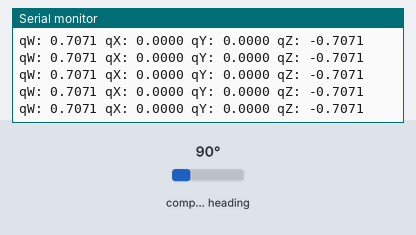
Bench run of a sketch on a simulated Arduino Uno, built with avr-gcc and run on an emulated ATmega328P. On the bench: the last lines printed to the serial monitor. Inputs (shaded band) come from the test bench; at power-on: compass heading 90°.

Above: at 2.2 s.
2.3 s: compass heading set to 7°
At 2.34 s:
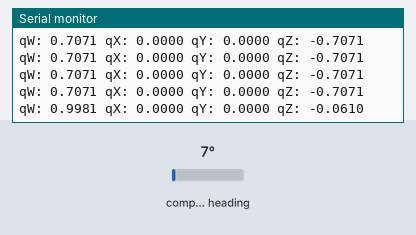
3.8 s: compass heading set to 90°
At 3.88 s:
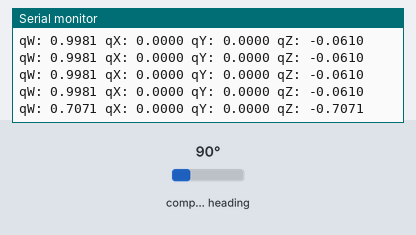
11.3 s: compass heading set to 180°
At 11.39 s:
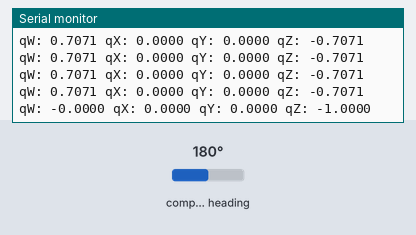
Timing chart, 0 to 14.3 s (numbered marks = the images above; inputs shaded):
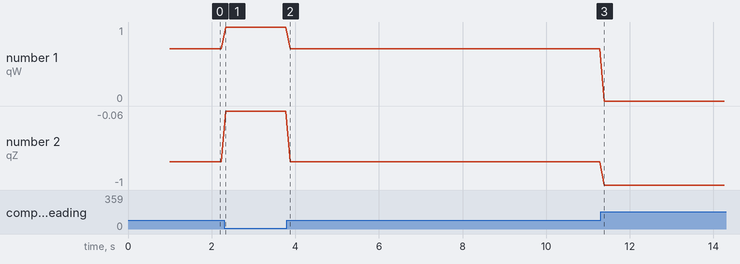

Measured:
- after the input at 2.3 s, the serial monitor: prints a new line at once (image 1)
- after the input at 11.3 s, the serial monitor: prints a new line after 0.08 s (image 3)
- plotted number 1: 0.71 → 1 after the input at 2.3 s
- plotted number 2: -0.71 → -0.06 after the input at 2.3 s, -0.71 → -1 after the input at 11.3 s

The sketch:

BNO-055.ino
```cpp
#include <Wire.h>
#include <Adafruit_Sensor.h>
#include <Adafruit_BNO055.h>
#include <utility/imumaths.h>

Adafruit_BNO055 bno = Adafruit_BNO055(55);

void setup(void)
{
  Serial.begin(9600);
  Serial.println("Orientation Sensor Test"); Serial.println("");

  /* Initialise the sensor */
  if(!bno.begin())
  {
    /* There was a problem detecting the BNO055 ... check your connections */
    Serial.print("Ooops, no BNO055 detected ... Check your wiring or I2C ADDR!");
    while(1);
  }

  delay(1000);

  bno.setExtCrystalUse(true);
}

void loop(void)
{
//  /* Get a new sensor event */
//  sensors_event_t event;
//  bno.getEvent(&event);
//
//  /* Display the floating point data */
//  Serial.print("X: ");
//  Serial.print(event.orientation.x, 4);
//  Serial.print("\tY: ");
//  Serial.print(event.orientation.y, 4);
//  Serial.print("\tZ: ");
//  Serial.print(event.orientation.z, 4);
//  Serial.println("");

  imu::Quaternion quat = bno.getQuat();
  /* Display the quat data */
  Serial.print("qW: ");
  Serial.print(quat.w(), 4);
  Serial.print(" qX: ");
  Serial.print(quat.y(), 4);
  Serial.print(" qY: ");
  Serial.print(quat.x(), 4);
  Serial.print(" qZ: ");
  Serial.print(quat.z(), 4);
  Serial.println("");

  delay(100);
}
```
